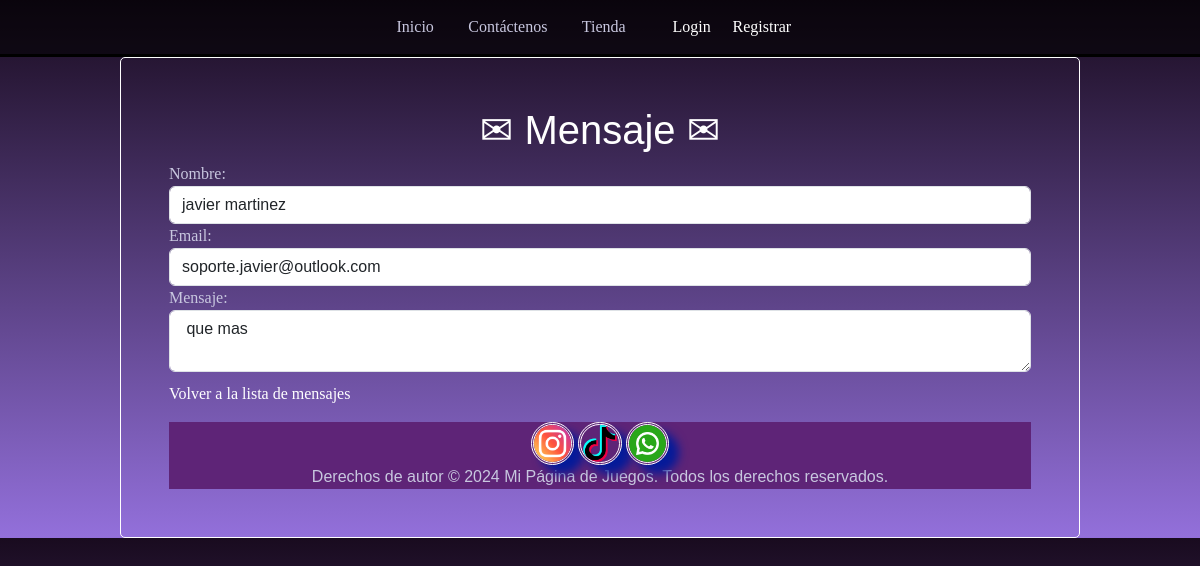
/contactenos/messages/3/, run on the app's committed database.
### Contactenos/models.py (models this page shows, shortened)
class ContactMessage(models.Model):
    name = models.CharField(max_length=200)
    email = models.EmailField(max_length=200)
    subject = models.CharField(max_length=200, null=True, blank=True)  # Hacerlo opcional
    message = models.TextField()
    created_at = models.DateTimeField(auto_now_add=True)

### Contactenos/views.py (the view)
# urls.py: path('messages/<int:message_id>/', message_detail, name='message_detail'),  # Ruta para ver un mensaje específico
def message_detail(request, message_id):
    message = get_object_or_404(ContactMessage, id=message_id)  # Obtener el mensaje por ID
    return render(request, 'message_detail.html', {'message': message})

### carro/context_processors.py (called while the page is built)
def importe_total_carro (request):  #Tambien hay q registrar la variable ne el setting / TEMPLATES
    total=0
    if request.user.is_authenticated:
        for key, value in request.session["carro"].items():
            total=total + float(value["precio"])
    else:
        total="Debes hacer login"
    return{"importe_total_carro":total}

### Contactenos/templates/message_detail.html (shortened to what this page needs)
{% extends "base.html" %}
{% load static %}
{% block content %}
    <body>
        <div class="contact-form-container">
            <h1>✉ Mensaje ✉</h1>
            <div class="mb-3">
                <a>Nombre:</a>
                <strong class="form-control">{{ message.name }}</strong>
                <a>Email:</a>
                <strong class="form-control">{{ message.email }}</strong>
                <a>Mensaje:</a>
                <textarea class="form-control"> {{message.message }}</textarea>
            <a href="{% url 'message_list' %}">Volver a la lista de mensajes</a>
        </div>
    </body>
{% endblock %}

### Principalapp/static/css/principal.css (style rules this page uses)
body { margin: 0; padding: 0; font-family: Arial, sans-serif; background-size: cover; background-position: center; color: #fff; background: linear-gradient(180deg, #190b1f, #8855ec); }

### Principalapp/static/css/contactenos.css (style rules this page uses)
body { margin: 0; padding: 0; font-family: Arial, sans-serif; background-size: cover; background-position: center; color: #fff; background-color: #361843; }
.contact-form-container { margin: auto; padding: 20px; width: auto; margin-top: auto; border: 1px solid #ffffff; border-radius: 5px; width: 80%; padding: 4%; margin: 0 auto; text-align: justify; }
a { color: #ffffff; text-decoration: none; font-family: 'Times New Roman', Times, serif; }
input[type="text"], input[type="number"], input[type="email"], input[type="tel"], textarea { width: 100%; padding: 8px; margin-bottom: 10px; border: 1px solid #ccc; border-radius: 4px; box-sizing: border-box; }

### Principalapp/static/css/tienda.css (style rules this page uses)
body { margin: auto; padding: 0; font-family: Arial, sans-serif; background-size: cover; background-position: center; color: #c8c7df; background: linear-gradient(180deg, #190b1f, #9370DB); }
h1 { text-align: center; color: #ffffff; }

### data on the page
ContactMessage: name "javier martinez", email "soporte.javier@outlook.com", message "que mas"
